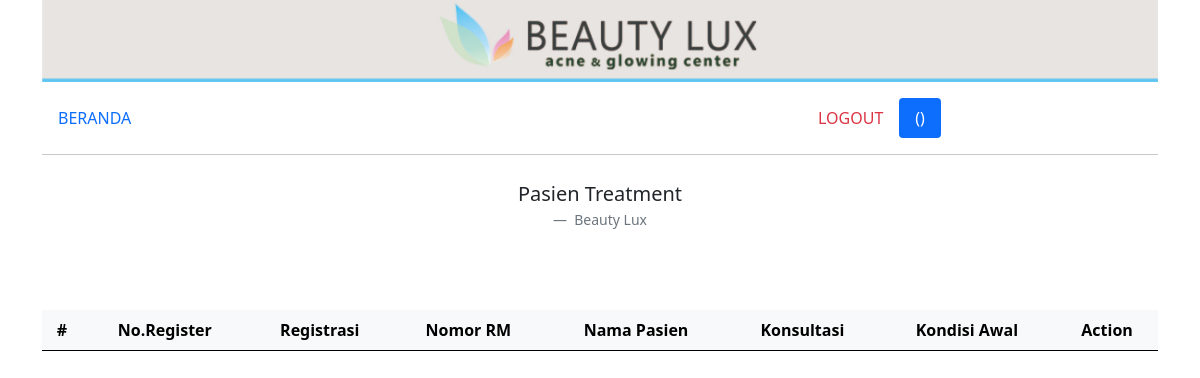
Page /treatment.php on the earlier database version.
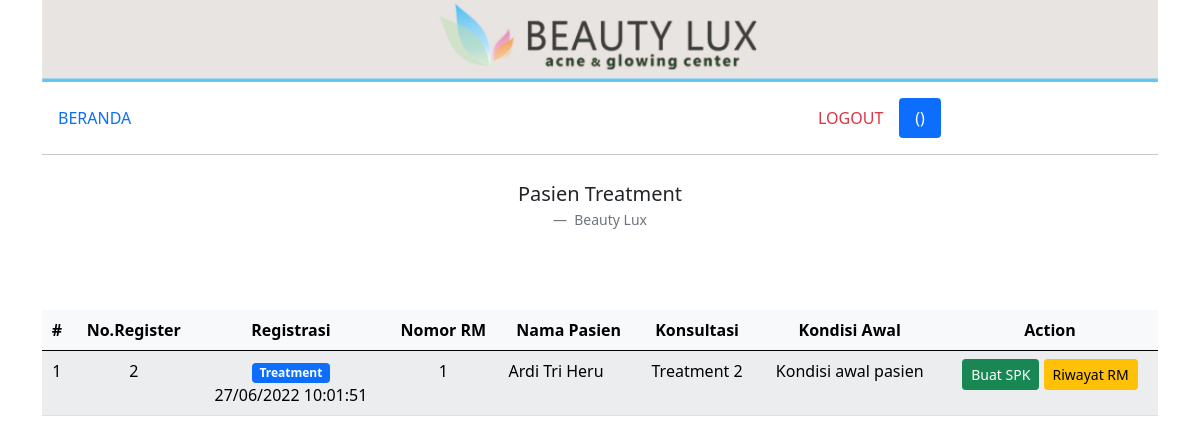
Same page on the later database version.
### tables this page shows
CREATE TABLE `treatment` (
  `id_treatment` int(100) NOT NULL AUTO_INCREMENT,
  `id_customer` int(10) NOT NULL,
  `id_user` int(3) NOT NULL,
  `dokter` varchar(50) NOT NULL,
  `konsultasi` varchar(100) NOT NULL,
  `note` varchar(100) NOT NULL,
  `tanggal` timestamp NOT NULL DEFAULT current_timestamp() ON UPDATE current_timestamp(),
  `status` int(1) NOT NULL,
  `kesimpulan` varchar(100) DEFAULT NULL,
  PRIMARY KEY (`id_treatment`),
  KEY `id_treatment` (`id_treatment`),
  KEY `id_customer` (`id_customer`),
  CONSTRAINT `treatment_ibfk_1` FOREIGN KEY (`id_customer`) REFERENCES `customer` (`id_customer`)
);

CREATE TABLE `customer` (
  `id_customer` int(10) NOT NULL AUTO_INCREMENT,
  `nama` varchar(50) NOT NULL,
  `tgl_lahir` date NOT NULL,
  `tempat_lahir` varchar(20) NOT NULL,
  `alamat` varchar(100) NOT NULL,
  `no_hp` varchar(13) NOT NULL,
  PRIMARY KEY (`id_customer`),
  KEY `id_customer` (`id_customer`)
);

### treatment.php (the view)
<?php include('templates/header.php'); ?>
<div class="container">
    <div class="row">
        <div class="col-md-12">
            <img src="img/header.jpg" class="img-fluid" alt="...">
        </div>
    </div>
    <div class="row mt-3 mb-2">
        <div class="col">
            <?php include('menu.php'); ?>
        </div>
    </div>
    <div class="row">
        <figure class="text-center">
            <blockquote class="blockquote">
                <p>Pasien Treatment</p>
            </blockquote>
            <figcaption class="blockquote-footer">
                Beauty Lux
            </figcaption>
        </figure>
    </div>
    <div class="row mt-5">
        <div class="col-md-12">
            <table class="table table-hover table-light table-striped">
                <thead>
                    <tr>
                        <th class="text-center" scope="col">#</th>
                        <th class="text-center" scope="col">No.Register</th>
                        <th class="text-center" scope="col">Registrasi</th>
                        <th class="text-center" scope="col">Nomor RM</th>
                        <th class="text-center" scope="col">Nama Pasien</th>
                        <th class="text-center" scope="col">Konsultasi</th>
                        <th class="text-center" scope="col">Kondisi Awal</th>
                        <th class="text-center" scope="col">Action</th>
                    </tr>
                </thead>
                <tbody>
                    <?php
                    $no = 1;
                    include 'templates/koneksi.php';
                    $query = mysqli_query($koneksi, "
                    SELECT *,
                    CASE
                    WHEN treatment.status = 0 THEN 'Treatment'
                    WHEN treatment.status = 1 THEN 'Farmasi'
                    WHEN treatment.status = 2 THEN 'Kasir'
                    WHEN treatment.status = 3 THEN 'Terbayar'
                    END AS nm_status
                    FROM treatment
                    JOIN customer
                    ON treatment.id_customer = customer.id_customer
                    WHERE treatment.status = 0
                    ORDER BY treatment.id_treatment ASC
                    ");
                    while ($d = mysqli_fetch_array($query)) {
                    ?>
                        <tr>
                            <td class="text-center" scope="row"><?= $no++; ?></td>
                            <td class="text-center" scope="row"><?= $d['id_treatment']; ?></td>
                            <td class="text-center" scope="row"><span class="badge bg-primary"><?= $d['nm_status']; ?></span><br><?= date('d/m/Y H:i:s', strtotime($d['tanggal'])); ?></td>
                            <td class="text-center" scope="row"><?= $d['id_customer']; ?></td>
                            <td class="text-right" scope="row"><?= $d['nama']; ?></td>
                            <td class="text-center" scope="row"><?= $d['konsultasi']; ?></td>
                            <td class="text-center" scope="row"><?= $d['note']; ?></td>
                            <td class="text-center" scope="row">
                                <a href="treatment_form.php?id_treatment=<?= $d['id_treatment']; ?>" type="button" class="btn btn-success btn-sm">Buat SPK</a>
                                <a href="registrasi_riwayat.php?id_customer=<?= $d['id_customer']; ?>" type="button" class="btn btn-warning btn-sm" target="_blank">Riwayat RM</a>
                            </td>
                            </ </tr>
                        <?php } ?>
            </table>
        </div>
    </div>
</div>
<?php include('templates/footer.php'); ?>

Differences in the rows shown:
added treatment: id_treatment "2", nm_status "Treatment", tanggal "27/06/2022 10:01:51", id_customer.id_customer "1", id_customer.nama "Ardi Tri Heru", konsultasi "Treatment 2", note "Kondisi awal pasien"
